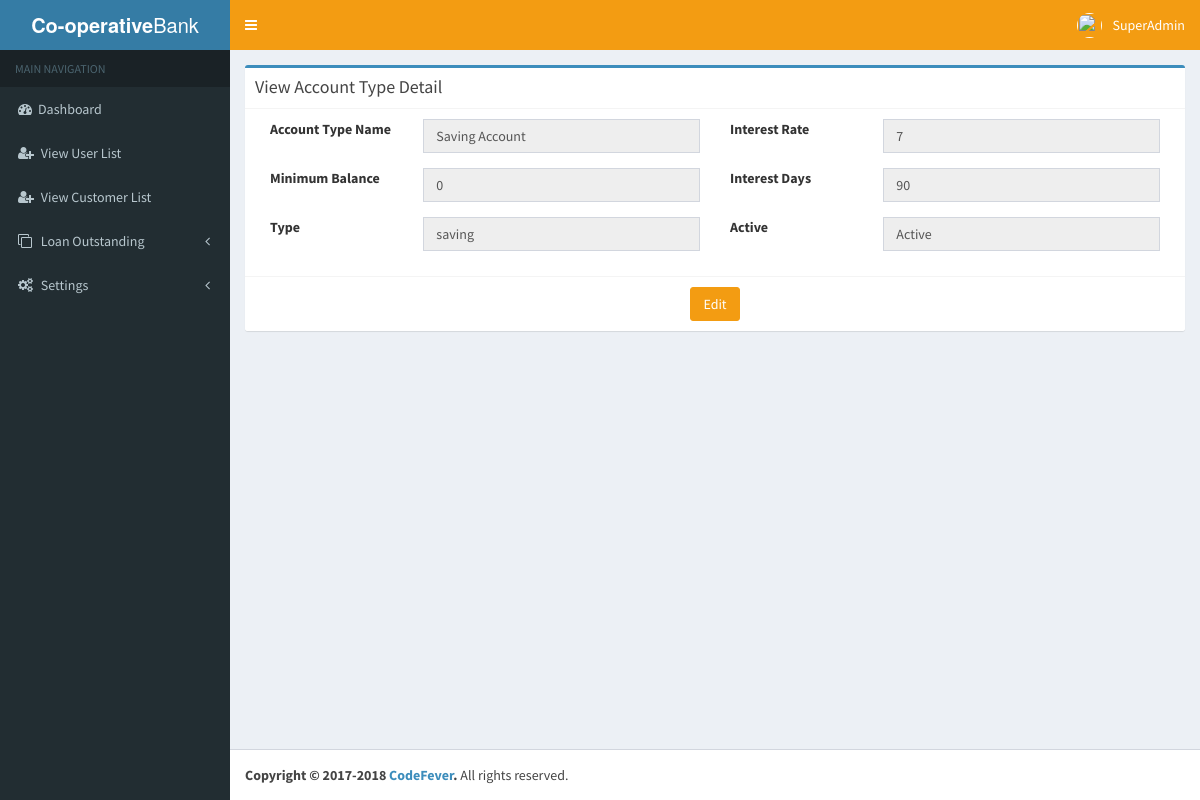
Screenshot of /Views/SuperAdmin/superadmin_view_account_type.php?id=3 (signed in) with the database file from the repository.
### tables this page shows
CREATE TABLE `userinfo` (
  `UserId` bigint(20) NOT NULL AUTO_INCREMENT,
  `EmployeeName` varchar(50) NOT NULL DEFAULT '',
  `Designation` varchar(50) NOT NULL DEFAULT '',
  `Username` varchar(700) NOT NULL DEFAULT '',
  `Apassword` longtext NOT NULL,
  `RoleId` bigint(20) DEFAULT NULL,
  `CityId` bigint(20) DEFAULT NULL,
  `StateId` bigint(20) DEFAULT NULL,
  `CountryId` bigint(20) DEFAULT NULL,
  `BranchId` bigint(20) DEFAULT NULL,
  `UnderofId` bigint(20) DEFAULT NULL,
  `EmpCode` varchar(50) DEFAULT NULL,
  `Userimage` longblob,
  `EmpId` bigint(20) DEFAULT NULL,
  `CreatedBy` bigint(20) DEFAULT NULL,
  `CreatedDate` datetime DEFAULT NULL,
  `ModifiedDate` datetime DEFAULT NULL,
  `ModifiedBy` bigint(20) DEFAULT NULL,
  `Active` tinyint(4) NOT NULL DEFAULT '1',
  `token` varchar(255) NOT NULL,
  PRIMARY KEY (`UserId`),
  UNIQUE KEY `UQ__UserInfo__536C85E41AAA0C50` (`Username`),
  UNIQUE KEY `EmpCode` (`EmpCode`),
  KEY `RoleId` (`RoleId`),
  KEY `BranchId` (`BranchId`)
);

CREATE TABLE `accounttype` (
  `AccountTypeid` int(11) NOT NULL AUTO_INCREMENT,
  `Accounttypename` varchar(50) NOT NULL,
  `InterestRate` float DEFAULT NULL,
  `MinimumBal` float DEFAULT NULL,
  `InterestCalculationDays` int(11) DEFAULT NULL,
  `Type` varchar(50) DEFAULT NULL,
  `Active` tinyint(4) NOT NULL DEFAULT '1',
  `Createdby` bigint(20) NOT NULL,
  `CreatedDate` datetime NOT NULL,
  `ModifiedBy` bigint(20) DEFAULT NULL,
  `ModifiedDate` datetime DEFAULT NULL,
  PRIMARY KEY (`AccountTypeid`)
);

### Views/superadmin-session.php (called while the page is built, shortened)
<?php
    $user_check=$_SESSION['login_user'];
    $ses_sql = mysql_query("select UserId, Username, Userimage from userinfo where Username='$user_check'") or die(mysql_error());
    $row = mysql_fetch_assoc($ses_sql);
    $login_session = $row['Username'];
?>

### Views/SuperAdmin/superadmin_view_account_type.php (the view, shortened to what this page needs)
<?php
include '../superadmin-session.php';
$cid = $_GET['id'];
?>
<!DOCTYPE html>
<html>
    <head>
        <?php include 'include/nav.php'; ?>
    </head>
    <body class="hold-transition skin-blue sidebar-mini">
        <div class="wrapper">
            <?php include 'include/sidenav.php'; ?>
            <div class="content-wrapper">
                <section class="content">
                    <div class="box box-primary">
                        <div class="box-header with-border">
                            <h3 class="box-title">View Account Type Detail</h3>
                        </div>
                        <form role="form" method="post" action="superadmin_edit_account_type.php?id=<?php echo $cid ?>">
                            <?php
                            if (isset($_GET['id'])) {
                                $sql = mysql_query("SELECT * FROM `accounttype` WHERE AccountTypeid ='" . $cid . "' ");
                                while ($row = mysql_fetch_array($sql)) {
                                    if ($row['Active'] == 1)
                                        $a = "Active";
                                    else
                                        $a = "Deactive";
                                    ?>
                                    <div class="box-body">
                                        <div class="col-md-2">
                                            <div class="form-group">
                                                <label>Account Type Name</label>
                                            </div>
                                        </div>
                                        <div class="col-md-4">
                                            <div class="form-group">
                                                <input type="text" name="" value="<?php echo $row['Accounttypename']; ?>" readonly="readonly" class="form-control">
                                            </div>
                                        </div>
                                        <div class="col-md-2">
                                            <div class="form-group">
                                                <label>Interest Rate</label>
                                            </div>
                                        </div>
                                        <div class="col-md-4">
                                            <div class="form-group">
                                                <input type="text" name="" value="<?php echo $row['InterestRate']; ?>" readonly="readonly" class="form-control">
                                            </div>
                                        </div>
                                        <div class="col-md-2">
                                            <div class="form-group">
                                                <label>Minimum Balance</label>
                                            </div>
                                        </div>
                                        <div class="col-md-4">
                                            <div class="form-group">
                                                <input type="text" name="" value="<?php echo $row['MinimumBal']; ?>" readonly="readonly" class="form-control">
                                            </div>
                                        </div>
                                        <div class="col-md-2">
                                            <div class="form-group">
                                                <label>Interest Days</label>
                                            </div>
                                        </div>
                                        <div class="col-md-4">
                                            <div class="form-group">
                                                <input type="text" name="" value="<?php echo $row['InterestCalculationDays']; ?>" readonly="readonly" class="form-control">
                                            </div>
                                        </div>
                                        <div class="col-md-2">
                                            <div class="form-group">
                                                <label>Type</label>
                                            </div>
                                        </div>
                                        <div class="col-md-4">
                                            <div class="form-group">
                                                <input type="text" name="" value="<?php echo $row['Type']; ?>" readonly="readonly" class="form-control">
                                            </div>
                                        </div>
                                        <div class="col-md-2">
                                            <div class="form-group">
                                                <label>Active</label>
                                            </div>
                                        </div>
                                        <div class="col-md-4">
                                            <div class="form-group">
                                                <input type="text" name="" value="<?php echo $a; ?>" readonly="readonly" class="form-control">
                                            </div>
                                        </div>
                                    </div>
                                    <div class="box-footer text-center">
                                        <input type="submit" name="submit1" class="btn btn-primary" value="Edit">
                                    </div>
    <?php
    }
}
?>
                        </form>
                </section>
            </div>
            <?php include 'include/script.php'; ?>
        </div>
    </body>
</html>

### Views/SuperAdmin/include/sidenav.php (shortened to what this page needs)
<header class="main-header">
    <a href="#" class="logo">
        <span class="logo-lg"><b>Co-operative</b>Bank</span>
    </a>
    <nav class="navbar navbar-static-top">
        <a href="#" class="sidebar-toggle" data-toggle="offcanvas" role="button">
        </a>
        <div class="navbar-custom-menu">
            <ul class="nav navbar-nav">
                <li class="dropdown user user-menu">
                    <a href="" class="dropdown-toggle" data-toggle="dropdown">
                        <img src="../upload/<?php echo $_SESSION['uimage']; ?>" class="user-image" >
                        <span class="hidden-xs"><?php echo $login_session; ?></span>
                    </a>
                </li>
            </ul>
        </div>
    </nav>
</header>
<aside class="main-sidebar">
    <section class="sidebar">
        <ul class="sidebar-menu">
            <li class="header">MAIN NAVIGATION</li>
            <li class="treeview">
                <a href="superadmin_dashboard.php">
                    <i class="fa fa-dashboard"></i><span>Dashboard</span>
                </a>
            </li>
            <li class="treeview">
                <a href="superadmin_user_list.php">
                    <i class="fa fa-user-plus"></i>
                    <span>View User List</span>
                </a>
            </li>
            <li class="treeview">
                <a href="superadmin_customer_list.php">
                    <i class="fa fa-user-plus"></i>
                    <span>View Customer List</span>
                </a>
            </li>
            <li class="treeview">
                <a href="#">
                    <i class="fa fa-clone"></i>
                    <span>Loan Outstanding</span>
                    <span class="pull-right-container">
                        <i class="fa fa-angle-left pull-right"></i>
                    </span>
                </a>
            </li>
            <li class="treeview">
                <a href="#">
                    <i class="fa fa-gears"></i>
                    <span>Settings</span>
                    <span class="pull-right-container">
                        <i class="fa fa-angle-left pull-right"></i>
                    </span>
                </a>
            </li>
        </ul>
    </section>
</aside>

### rows the page displays
userinfo: Username "SuperAdmin"
accounttype: Accounttypename "Saving Account", InterestRate "7", MinimumBal "0", InterestCalculationDays "90", Type "saving", Active "Active"
